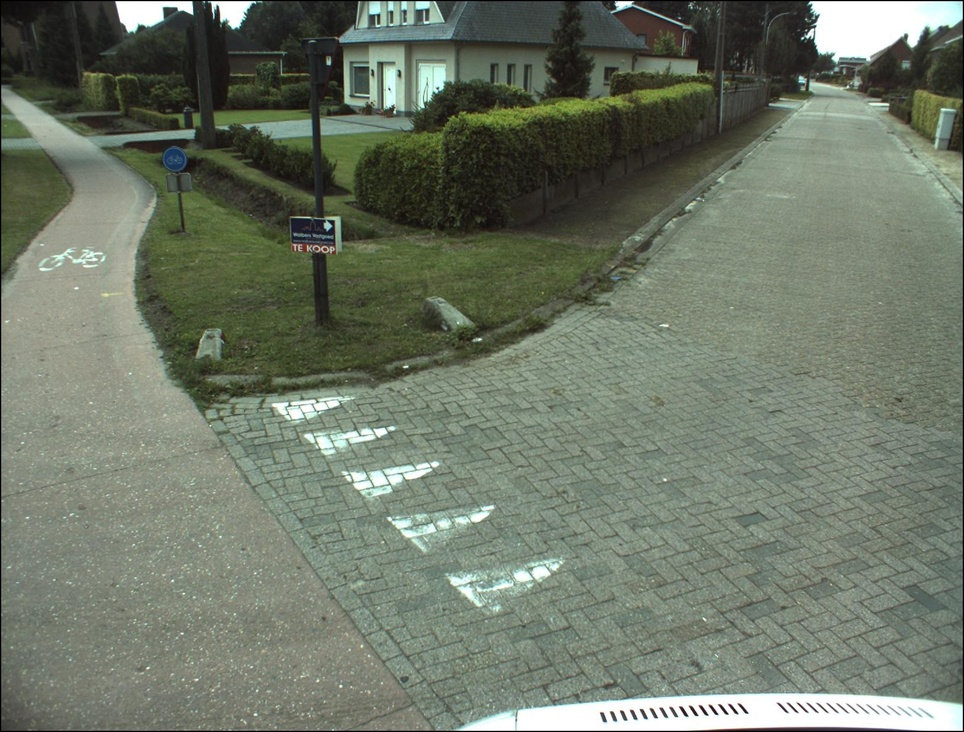
%> input picture block2/images/00.000948.jpg, 964 x 732 px, shrunk from 1628 x 1236 before the run
$ octave --eval "CalculateEdges(rgb2gray(imread('../../block2/images/00.000948.jpg')));"   (GNU Octave 9; MATLAB toolbox functions it lacks are replaced by stand-ins)
%> lines starting %> are read from the running program, lines starting %| are printed output that depends on the picture
function [] = CalculateEdges (I)
    close all;

    sobel = edge(I,'Sobel');
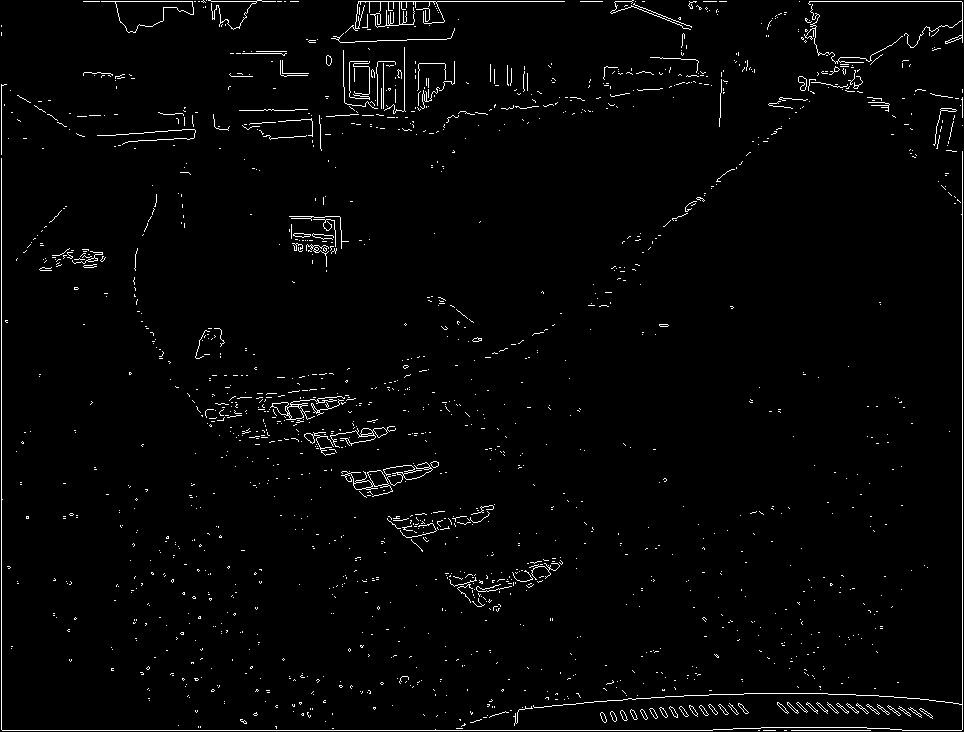
%> sobel: size 732x964 logical; 2.1% white in thin lines or dots
    canny = edge(I,'Canny');
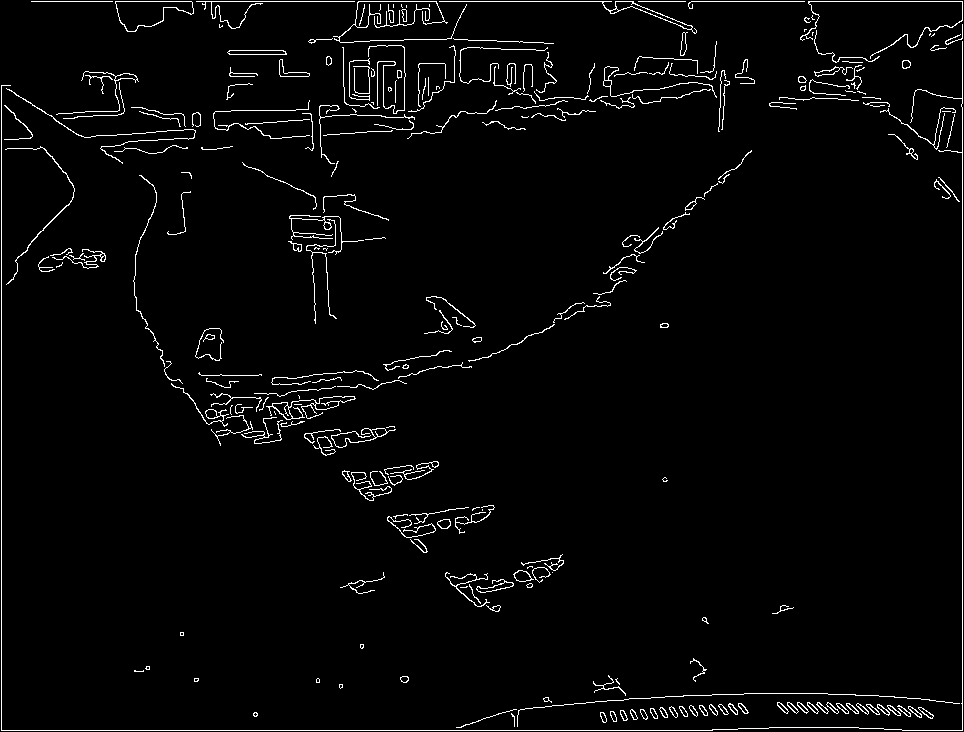
%> canny: size 732x964 logical; 2.8% white in thin lines or dots
    prewitt = edge(I,'Prewitt');
%> prewitt: size 732x964 logical; 2.1% white in thin lines or dots
    roberts = edge(I,'Roberts');
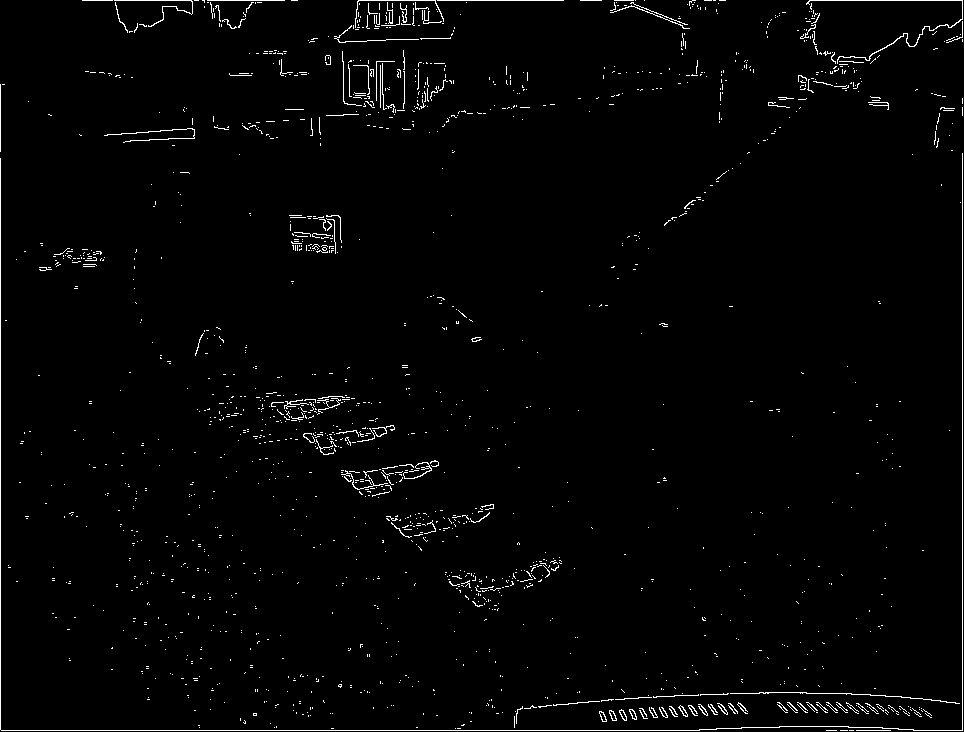
%> roberts: size 732x964 logical; 1.7% white in thin lines or dots
    laplacianOfGausian = edge(I,'log');
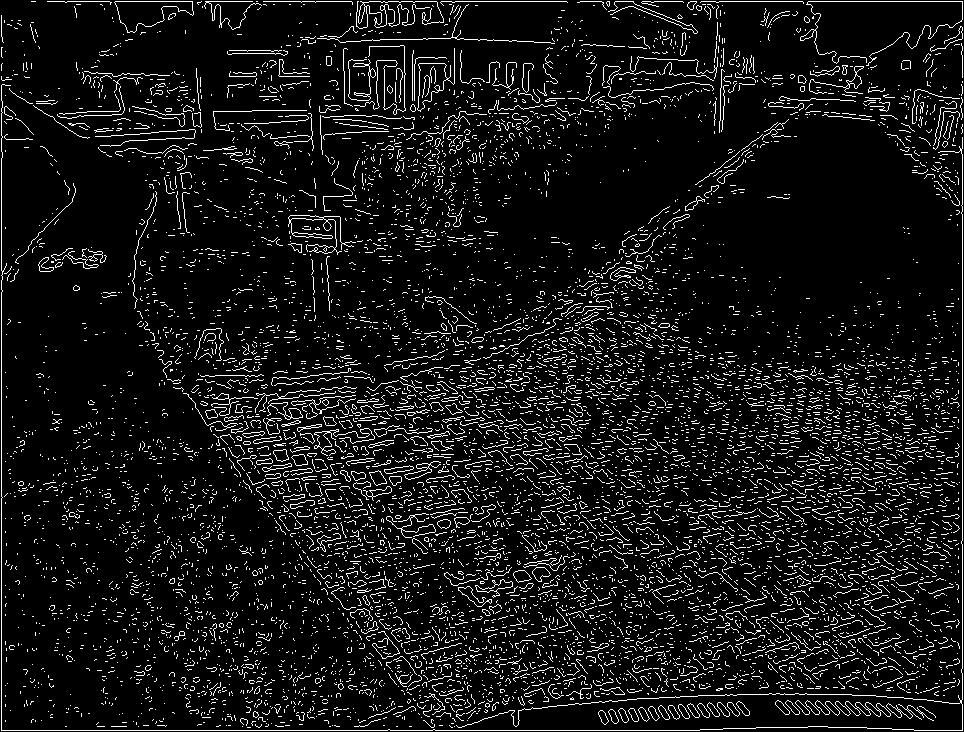
%> laplacianOfGausian: size 732x964 logical; 8.3% white in thin lines or dots
    zerocross = edge(I,'zerocross');

    subplot(2,3,1), subimage(sobel); title('Sobel');
    subplot(2,3,2), subimage(canny); title('Canny');
    subplot(2,3,3), subimage(prewitt); title('Prewitt');
    subplot(2,3,4), subimage(roberts); title('Roberts');
    subplot(2,3,5), subimage(laplacianOfGausian); title('Laplacian of Gausian');
    subplot(2,3,6), subimage(zerocross); title('zerocross');

end

$ run again, on block2/images/00.000949.jpg
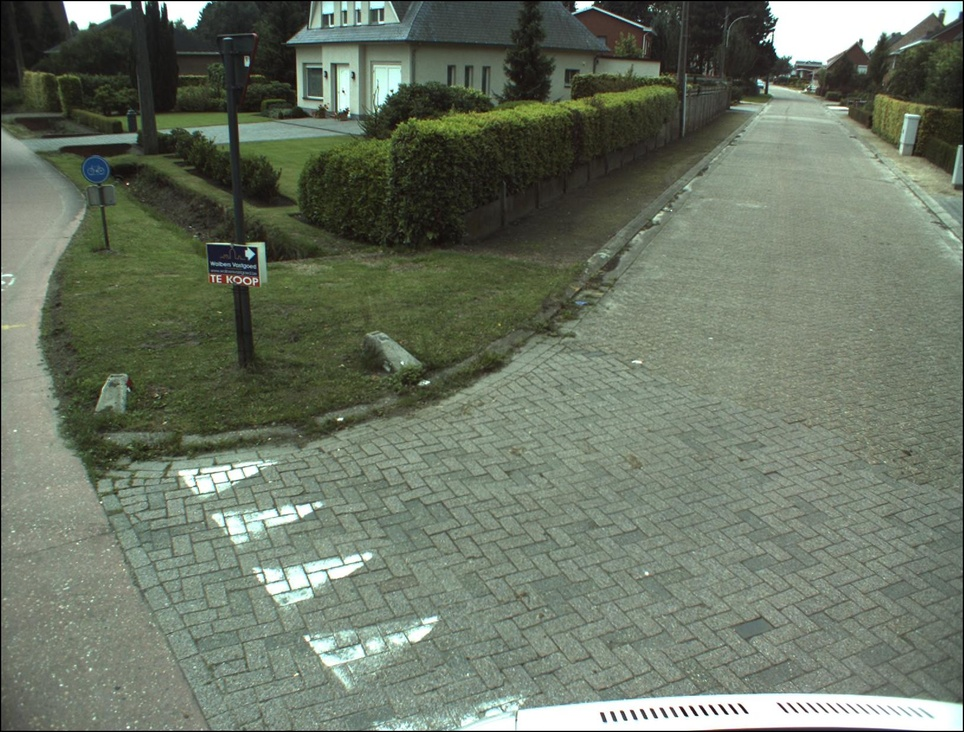
%> input picture block2/images/00.000949.jpg, 964 x 732 px, shrunk from 1628 x 1236 before the run
%> in CalculateEdges, `sobel = edge(I,'Sobel');`:
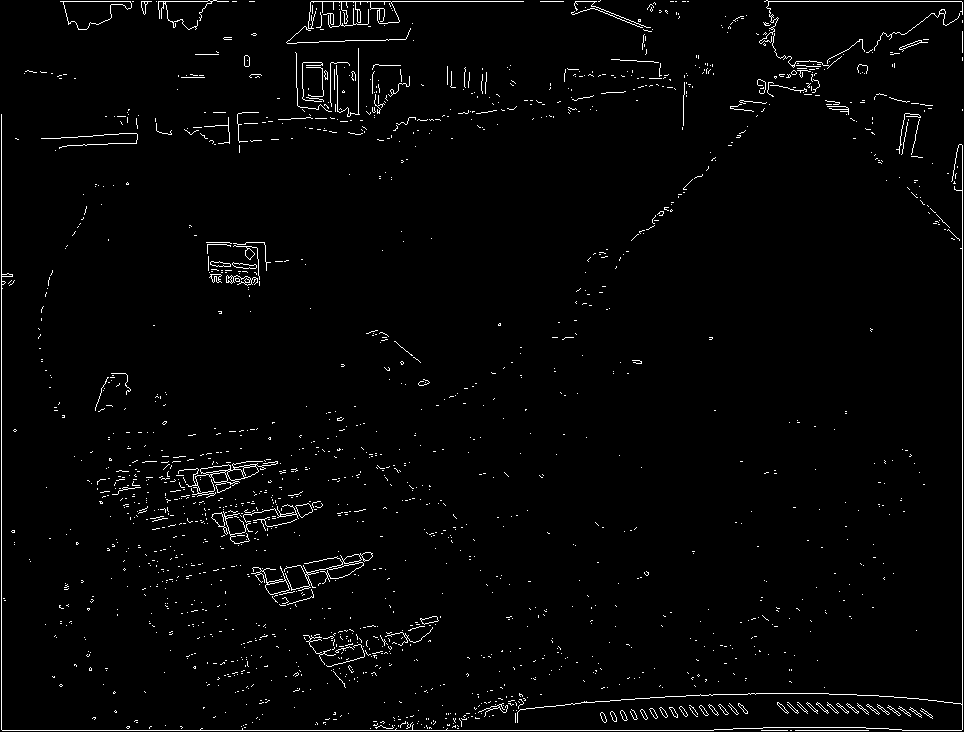
%> sobel: size 732x964 logical; 2.1% white in thin lines or dots
%> canny: size 732x964 logical; 3.1% white in thin lines or dots
%> prewitt: size 732x964 logical; 2.1% white in thin lines or dots
%> roberts: size 732x964 logical; 1.8% white in thin lines or dots
%> in CalculateEdges, `laplacianOfGausian = edge(I,'log');`:
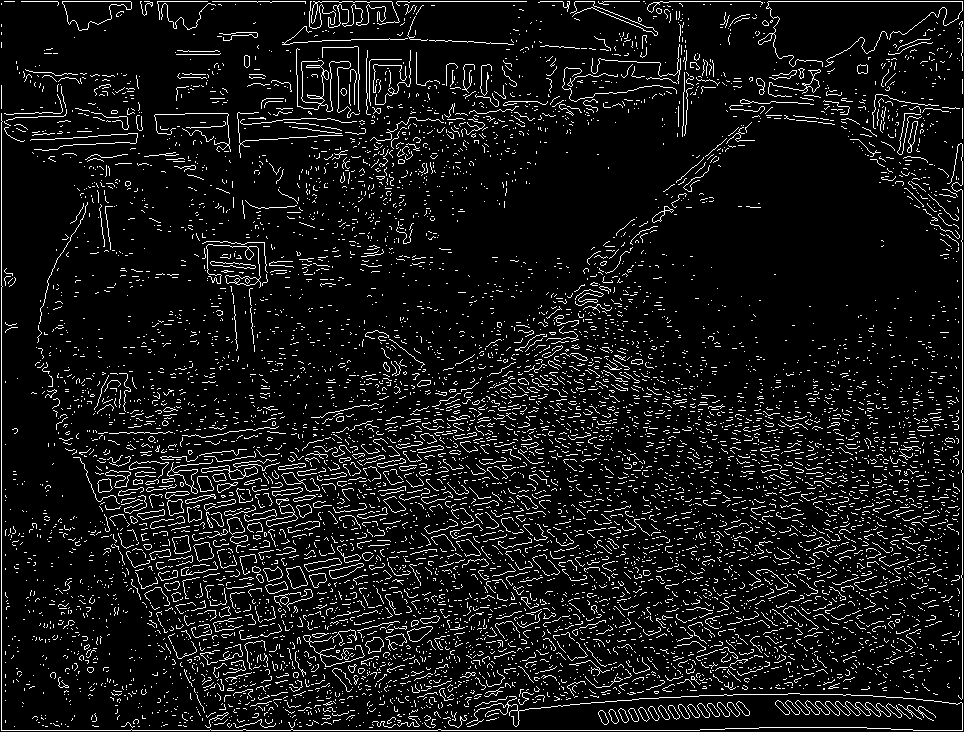
%> laplacianOfGausian: size 732x964 logical; 8.3% white in thin lines or dots

$ run again, on block2/images/00.000977.jpg
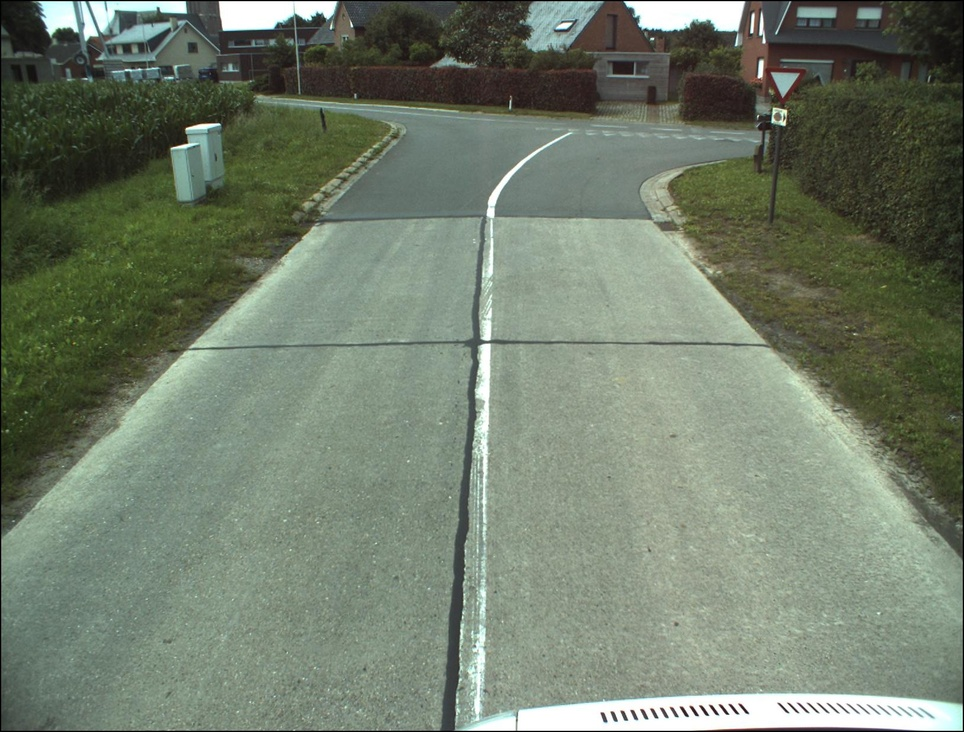
%> input picture block2/images/00.000977.jpg, 964 x 732 px, shrunk from 1628 x 1236 before the run
%> in CalculateEdges, `sobel = edge(I,'Sobel');`:
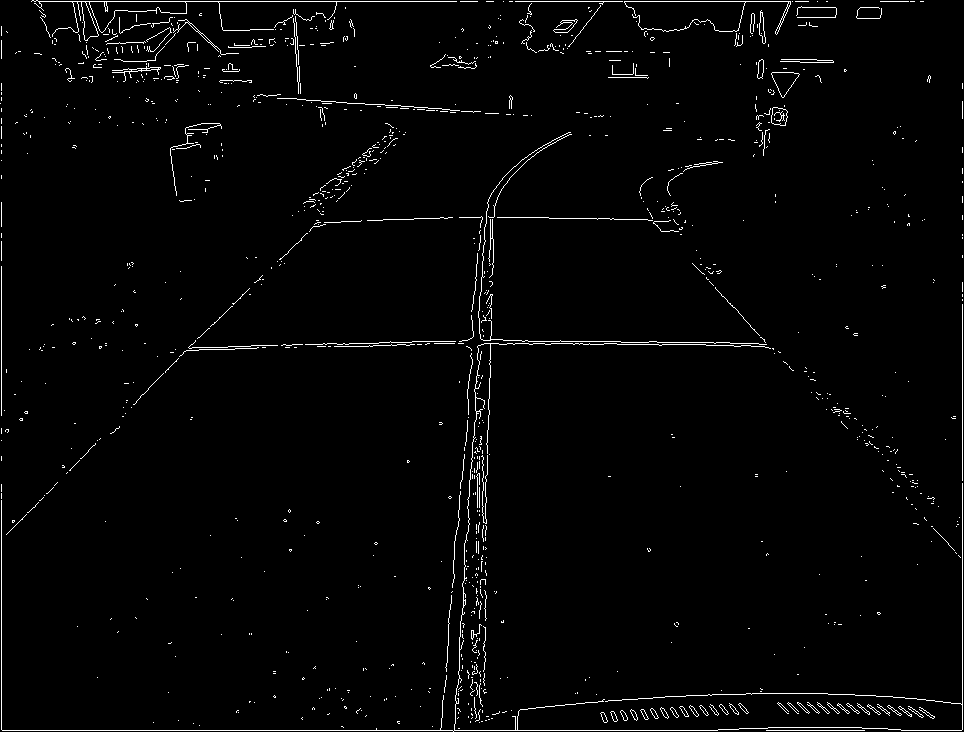
%> sobel: size 732x964 logical; 2% white in thin lines or dots
%> canny: size 732x964 logical; 2.5% white in thin lines or dots
%> prewitt: size 732x964 logical; 2% white in thin lines or dots
%> roberts: size 732x964 logical; 1.8% white in thin lines or dots
%> in CalculateEdges, `laplacianOfGausian = edge(I,'log');`:
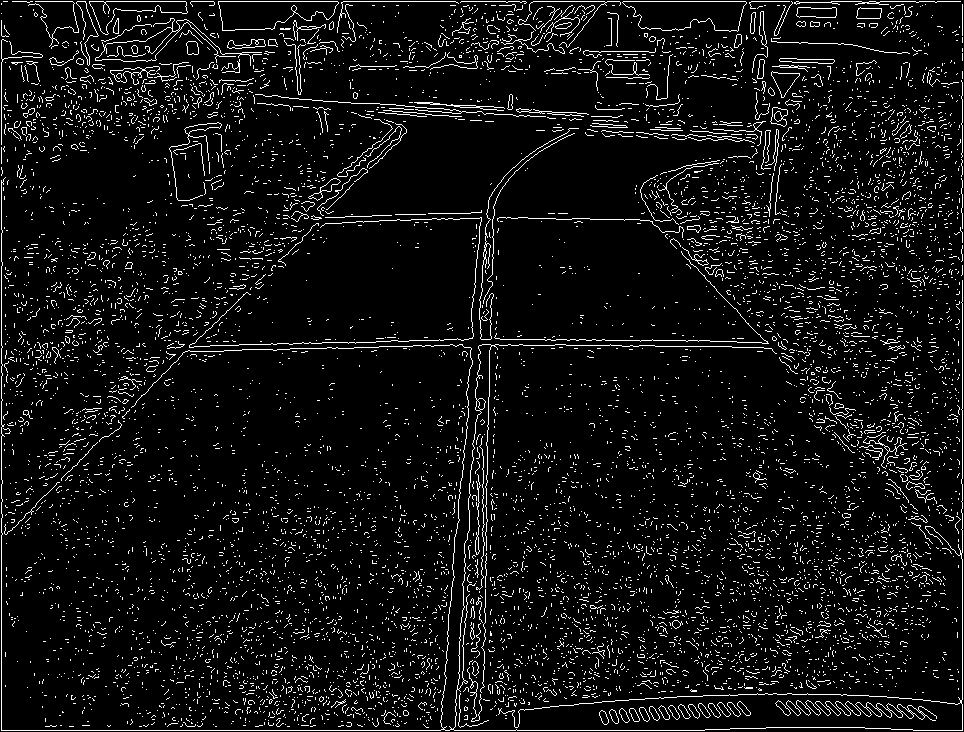
%> laplacianOfGausian: size 732x964 logical; 6.8% white in thin lines or dots
